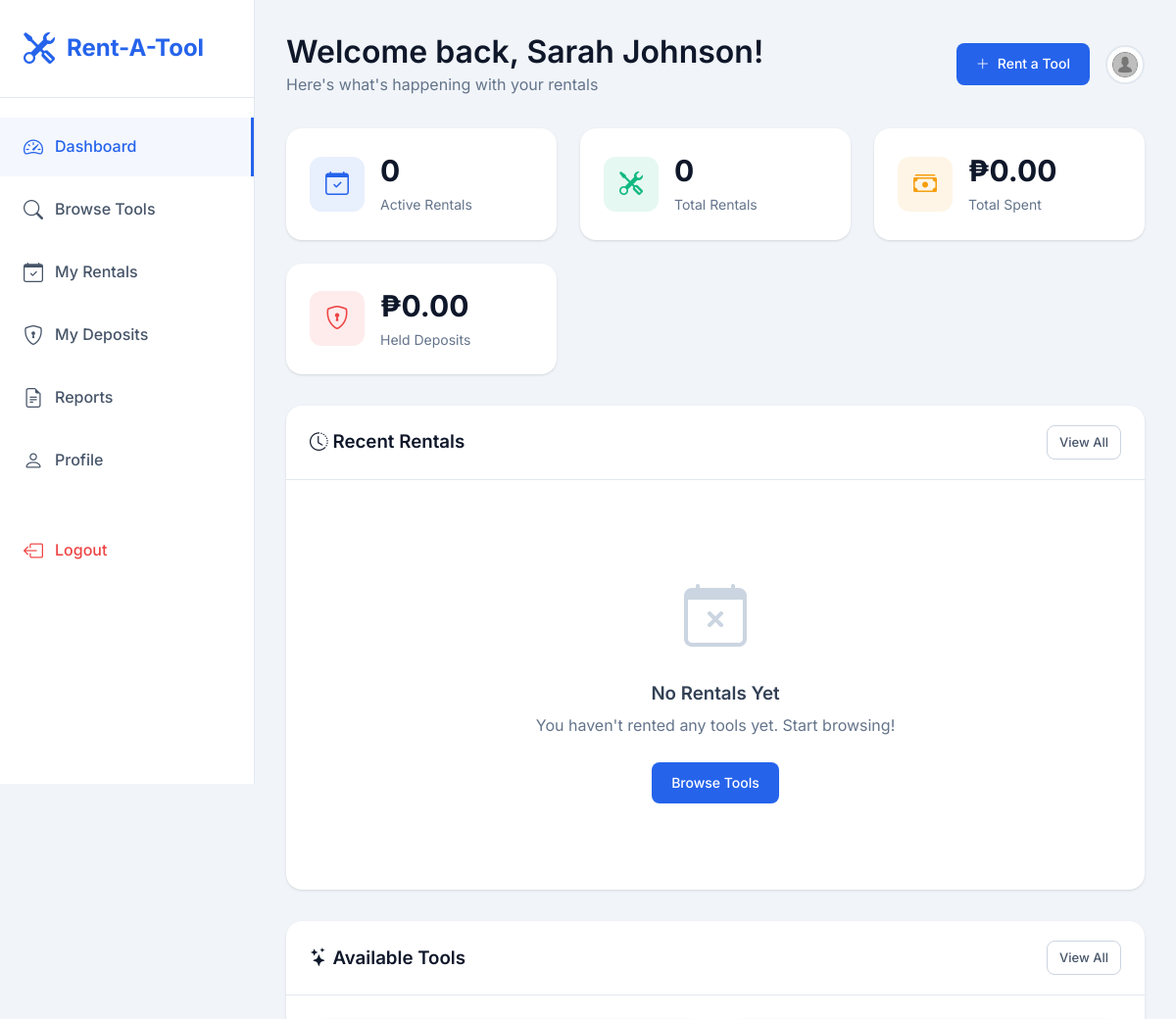
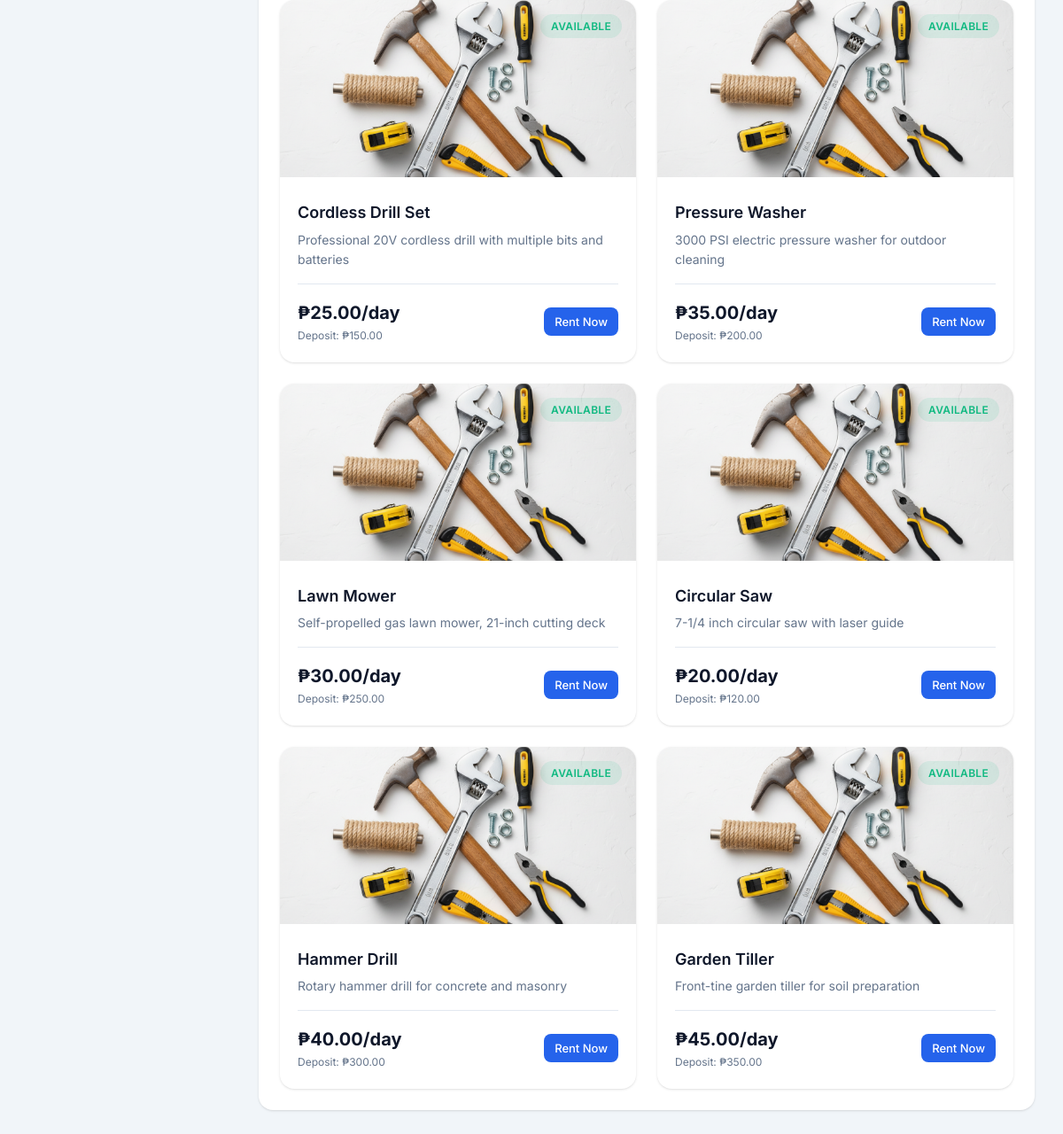
/rent-a-tool/pages/user/dashboard.php (signed in), run on the app's committed database (2 pictures, top to bottom).
### tables this page shows
CREATE TABLE IF NOT EXISTS tools (
    id INT AUTO_INCREMENT PRIMARY KEY,
    name VARCHAR(100) NOT NULL,
    description TEXT,
    category_id INT,
    owner_id INT,
    daily_rate DECIMAL(10,2) NOT NULL,
    security_deposit DECIMAL(10,2) NOT NULL,
    late_fee_per_day DECIMAL(10,2) DEFAULT 10.00,
    image VARCHAR(255) DEFAULT 'default-tool.png',
    status ENUM('available', 'rented', 'under_repair', 'pending') DEFAULT 'available',
    condition_notes TEXT,
    location VARCHAR(100),
    created_at TIMESTAMP DEFAULT CURRENT_TIMESTAMP,
    updated_at TIMESTAMP DEFAULT CURRENT_TIMESTAMP ON UPDATE CURRENT_TIMESTAMP,
    FOREIGN KEY (category_id) REFERENCES categories(id) ON DELETE SET NULL,
    FOREIGN KEY (owner_id) REFERENCES users(id) ON DELETE CASCADE
);

### rent-a-tool/includes/db.php (called while the page is built, shortened)
<?php
function formatCurrency($amount) {
    return '₱' . number_format($amount, 2);
}
?>

### rent-a-tool/pages/user/dashboard.php (the view, shortened to what this page needs)
<?php
require_once '../../includes/db.php';
$user_id = $_SESSION['user_id'];
$stats = [];
$stmt = $conn->prepare("SELECT COUNT(*) as count FROM rentals WHERE renter_id = ? AND rental_status IN ('active', 'pending')");
$stmt->bind_param("i", $user_id);
$stmt->execute();
$stats['active_rentals'] = $stmt->get_result()->fetch_assoc()['count'];
$stmt = $conn->prepare("SELECT COUNT(*) as count FROM rentals WHERE renter_id = ?");
$stmt->bind_param("i", $user_id);
$stmt->execute();
$stats['total_rentals'] = $stmt->get_result()->fetch_assoc()['count'];
$stmt = $conn->prepare("SELECT COALESCE(SUM(total_amount), 0) as total FROM rentals WHERE renter_id = ? AND rental_status = 'completed'");
$stmt->bind_param("i", $user_id);
$stmt->execute();
$stats['total_spent'] = $stmt->get_result()->fetch_assoc()['total'];
$stmt = $conn->prepare("SELECT COALESCE(SUM(security_deposit), 0) as total FROM rentals WHERE renter_id = ? AND deposit_status = 'held'");
$stmt->bind_param("i", $user_id);
$stmt->execute();
$stats['pending_deposits'] = $stmt->get_result()->fetch_assoc()['total'];
$stmt = $conn->prepare("
    SELECT r.*, t.name as tool_name, t.image as tool_image
    FROM rentals r
    JOIN tools t ON r.tool_id = t.id
    WHERE r.renter_id = ?
    ORDER BY r.created_at DESC
    LIMIT 5
");
$stmt->bind_param("i", $user_id);
$stmt->execute();
$recent_rentals = $stmt->get_result();
$stmt = $conn->prepare("
    SELECT t.*, c.name as category_name, u.fullname as owner_name
    FROM tools t
    LEFT JOIN categories c ON t.category_id = c.id
    LEFT JOIN users u ON t.owner_id = u.id
    WHERE t.status = 'available'
    ORDER BY t.created_at DESC
    LIMIT 6
");
$stmt->execute();
$available_tools = $stmt->get_result();
?>
<!DOCTYPE html>
<html lang="en">
<head>
    <link rel="stylesheet" href="../../assets/css/style.css">
    <link rel="stylesheet" href="https://cdn.jsdelivr.net/npm/bootstrap-icons@1.11.1/font/bootstrap-icons.css">
</head>
<body>
    <div class="dashboard">
        <aside class="sidebar">
            <div class="sidebar-header">
                <a href="../../index.php" class="logo">
                    <i class="bi bi-tools"></i>
                    <span>Rent-A-Tool</span>
                </a>
            </div>
            <nav class="sidebar-nav">
                <ul>
                    <li>
                        <a href="dashboard.php" class="active">
                            <i class="bi bi-speedometer2"></i>
                            <span>Dashboard</span>
                        </a>
                    </li>
                    <li>
                        <a href="browse-tools.php">
                            <i class="bi bi-search"></i>
                            <span>Browse Tools</span>
                        </a>
                    </li>
                    <li>
                        <a href="my-rentals.php">
                            <i class="bi bi-calendar-check"></i>
                            <span>My Rentals</span>
                        </a>
                    </li>
                    <li>
                        <a href="deposits.php">
                            <i class="bi bi-shield-lock"></i>
                            <span>My Deposits</span>
                        </a>
                    </li>
                    <li>
                        <a href="reports.php">
                            <i class="bi bi-file-earmark-text"></i>
                            <span>Reports</span>
                        </a>
                    </li>
                    <li>
                        <a href="profile.php">
                            <i class="bi bi-person"></i>
                            <span>Profile</span>
                        </a>
                    </li>
                    <li style="margin-top: 2rem;">
                        <a href="../../logout.php" style="color: var(--danger);">
                            <i class="bi bi-box-arrow-left"></i>
                            <span>Logout</span>
                        </a>
                    </li>
                </ul>
            </nav>
        </aside>
        <main class="main-content">
            <div style="display: flex; justify-content: space-between; align-items: center; margin-bottom: 2rem;">
                <div>
                    <h1>Welcome back, <?php echo htmlspecialchars($_SESSION['fullname']); ?>!</h1>
                    <p style="color: var(--gray-500);">Here's what's happening with your rentals</p>
                </div>
                <div style="display: flex; align-items: center; gap: 1rem;">
                    <a href="browse-tools.php" class="btn btn-primary">
                        <i class="bi bi-plus-lg"></i> Rent a Tool
                    </a>
                    <img src="../../assets/images/<?php echo $_SESSION['profile_image']; ?>" alt="Profile" class="user-avatar">
                </div>
            </div>
            <div class="stats-grid">
                <div class="stat-card">
                    <div class="stat-icon primary">
                        <i class="bi bi-calendar-check"></i>
                    </div>
                    <div class="stat-content">
                        <h3><?php echo $stats['active_rentals']; ?></h3>
                        <p>Active Rentals</p>
                    </div>
                </div>
                <div class="stat-card">
                    <div class="stat-icon success">
                        <i class="bi bi-tools"></i>
                    </div>
                    <div class="stat-content">
                        <h3><?php echo $stats['total_rentals']; ?></h3>
                        <p>Total Rentals</p>
                    </div>
                </div>
                <div class="stat-card">
                    <div class="stat-icon warning">
                        <i class="bi bi-cash-stack"></i>
                    </div>
                    <div class="stat-content">
                        <h3><?php echo formatCurrency($stats['total_spent']); ?></h3>
                        <p>Total Spent</p>
                    </div>
                </div>
                <div class="stat-card">
                    <div class="stat-icon danger">
                        <i class="bi bi-shield-lock"></i>
                    </div>
                    <div class="stat-content">
                        <h3><?php echo formatCurrency($stats['pending_deposits']); ?></h3>
                        <p>Held Deposits</p>
                    </div>
                </div>
            </div>
            <div class="card" style="margin-bottom: 2rem;">
                <div class="card-header">
                    <h3><i class="bi bi-clock-history"></i> Recent Rentals</h3>
                    <a href="my-rentals.php" class="btn btn-sm btn-outline">View All</a>
                </div>
                <div class="card-body">
                    <?php if ($recent_rentals->num_rows > 0): ?>
                        <div class="table-container">
                            <table class="table">
                                <thead>
                                    <tr>
                                        <th>Tool</th>
                                        <th>Rental Period</th>
                                        <th>Total</th>
                                        <th>Status</th>
                                        <th>Deposit</th>
                                        <th>Action</th>
                                    </tr>
                                </thead>
                                <tbody>
                                    <?php while ($rental = $recent_rentals->fetch_assoc()): ?>
                                        <tr>
                                            <td>
                                                <div style="display: flex; align-items: center; gap: 0.75rem;">
                                                    <img src="../../assets/images/<?php echo $rental['tool_image']; ?>" alt="" style="width: 40px; height: 40px; object-fit: cover; border-radius: var(--radius-sm);">
                                                    <span><?php echo htmlspecialchars($rental['tool_name']); ?></span>
                                                </div>
                                            </td>
                                            <td>
                                                <?php echo date('M d', strtotime($rental['start_date'])); ?> -
                                                <?php echo date('M d, Y', strtotime($rental['end_date'])); ?>
                                            </td>
                                            <td><?php echo formatCurrency($rental['total_amount']); ?></td>
                                            <td>
                                                <span class="badge badge-<?php echo getStatusColor($rental['rental_status']); ?>">
                                                    <?php echo ucfirst($rental['rental_status']); ?>
                                                </span>
                                            </td>
                                            <td>
                                                <span class="badge badge-<?php echo $rental['deposit_status'] === 'held' ? 'warning' : 'success'; ?>">
                                                    <?php echo ucfirst($rental['deposit_status']); ?>
                                                </span>
                                            </td>
                                            <td>
                                                <a href="rental-details.php?id=<?php echo $rental['id']; ?>" class="btn btn-sm btn-outline">
                                                    <i class="bi bi-eye"></i> View
                                                </a>
                                            </td>
                                        </tr>
                                    <?php endwhile; ?>
                                </tbody>
                            </table>
                        </div>
                    <?php else: ?>
                        <div class="empty-state">
                            <div class="empty-state-icon">
                                <i class="bi bi-calendar-x"></i>
                            </div>
                            <h3>No Rentals Yet</h3>
                            <p>You haven't rented any tools yet. Start browsing!</p>
                            <a href="browse-tools.php" class="btn btn-primary">Browse Tools</a>
                        </div>
                    <?php endif; ?>
                </div>
            </div>
            <div class="card">
                <div class="card-header">
                    <h3><i class="bi bi-stars"></i> Available Tools</h3>
                    <a href="browse-tools.php" class="btn btn-sm btn-outline">View All</a>
                </div>
                <div class="card-body">
                    <div class="tools-grid">
                        <?php while ($tool = $available_tools->fetch_assoc()): ?>
                            <div class="tool-card">
                                <div class="tool-image">
                                    <img src="../../assets/images/<?php echo $tool['image']; ?>" alt="<?php echo htmlspecialchars($tool['name']); ?>">
                                    <div class="tool-status">
                                        <span class="badge badge-success">Available</span>
                                    </div>
                                </div>
                                <div class="tool-content">
                                    <h4 class="tool-title"><?php echo htmlspecialchars($tool['name']); ?></h4>
                                    <p class="tool-description"><?php echo htmlspecialchars($tool['description']); ?></p>
                                    <div class="tool-meta">
                                        <div class="tool-price">
                                            <span class="daily"><?php echo formatCurrency($tool['daily_rate']); ?>/day</span>
                                            <span class="deposit">Deposit: <?php echo formatCurrency($tool['security_deposit']); ?></span>
                                        </div>
                                        <a href="rent-tool.php?id=<?php echo $tool['id']; ?>" class="btn btn-primary btn-sm">
                                            Rent Now
                                        </a>
                                    </div>
                                </div>
                            </div>
                        <?php endwhile; ?>
                    </div>
                </div>
            </div>
        </main>
    </div>
</body>
</html>

### data on the page
tools: image (placeholder picture), name "Cordless Drill Set", description "Professional 20V cordless drill with multiple bits and batteries", daily_rate "₱25.00", security_deposit "₱150.00"
tools: image (placeholder picture), name "Pressure Washer", description "3000 PSI electric pressure washer for outdoor cleaning", daily_rate "₱35.00", security_deposit "₱200.00"
tools: image (placeholder picture), name "Lawn Mower", description "Self-propelled gas lawn mower, 21-inch cutting deck", daily_rate "₱30.00", security_deposit "₱250.00"
tools: image (placeholder picture), name "Circular Saw", description "7-1/4 inch circular saw with laser guide", daily_rate "₱20.00", security_deposit "₱120.00"
tools: image (placeholder picture), name "Hammer Drill", description "Rotary hammer drill for concrete and masonry", daily_rate "₱40.00", security_deposit "₱300.00"
tools: image (placeholder picture), name "Garden Tiller", description "Front-tine garden tiller for soil preparation", daily_rate "₱45.00", security_deposit "₱350.00"

### other printed values
$_SESSION['fullname'] "Sarah Johnson"
$stats['active_rentals'] "0"
$stats['total_rentals'] "0"
formatCurrency($stats['total_spent']) "₱0.00"
formatCurrency($stats['pending_deposits']) "₱0.00"
